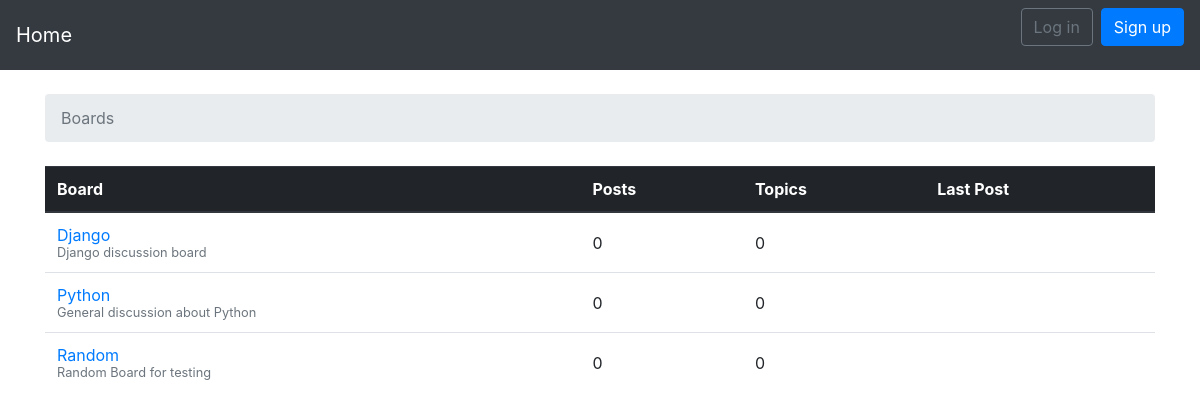
The page / on the database its author committed.
### boards/models.py (models this page shows, shortened)
class Board(models.Model):
    name = models.CharField(max_length=30,unique=True)
    description = models.TextField()

### boards/views.py (the view)
# urls.py: url(r'^$', views.home,name = "boards-home"),
def home(req):
    boards = Board.objects.all()
    return render(req,'home.html',{'boards':boards})

### templates/home.html (shortened to what this page needs)
{% extends 'base.html'%}
{%block breadcrumb%}
<li class="breadcrumb-item active">Boards</li>
{%endblock%}
{%block body%}
<div>
  <table class="table table-hover">
    <thead class="thead-dark">
      <tr>
        <th>Board</th>
        <th>Posts</th>
        <th>Topics</th>
        <th>Last Post</th>
      </tr>
    </thead>
    <tbody>
      {% for board in boards %}
      <tr>
        <td>
          <a href="http:{% url 'board_topics' board.pk %}">{{ board.name }}</a>
          <small class="text-muted d-block">{{ board.description }}</small>
        </td>
        <td class="align-middle">0</td>
        <td class="align-middle">0</td>
        <td></td>
      </tr>
      {% endfor %}
    </tbody>
  </table>
</div>
{%endblock%}

### rows shown on the page
Board: name "Django", description "Django discussion board"
Board: name "Python", description "General discussion about Python"
Board: name "Random", description "Random Board for testing"
